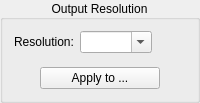
    <widget class="CollapsibleGroupBox" name="dpiPanel">
     <property name="toolTip">
      <string/>
     </property>
     <property name="styleSheet">
      <string notr="true"/>
     </property>
     <property name="title">
      <string>Output Resolution</string>
     </property>
     <property name="alignment">
      <set>Qt::AlignCenter</set>
     </property>
     <property name="flat">
      <bool>false</bool>
     </property>
     <layout class="QVBoxLayout" name="verticalLayout_2">
      <item>
       <layout class="QHBoxLayout" name="horizontalLayout_3">
<item>
<widget class="QLabel" name="dpiLabel">
<property name="buddy">
 <cstring>dpiSelector</cstring>
</property>
<property name="text">
<string>Resolution:</string>
</property>
</widget>
</item>
        <item>
         <widget class="QComboBox" name="dpiSelector">
          <property name="toolTip">
           <string>Resolution of the output files of this page, from 72 to 1200 DPI. Choose a value or type one in. With dewarping &quot;Auto&quot; or &quot;Trapezoid&quot;, a page whose curves were already found switches to &quot;Manual&quot;, so it keeps these curves.</string>
          </property>
          <property name="editable">
           <bool>true</bool>
          </property>
          <property name="insertPolicy">
           <enum>QComboBox::NoInsert</enum>
          </property>
         </widget>
        </item>
        <item>
         <spacer name="horizontalSpacer_6">
          <property name="orientation">
           <enum>Qt::Horizontal</enum>
          </property>
          <property name="sizeHint" stdset="0">
           <size>
            <width>1</width>
            <height>1</height>
           </size>
          </property>
         </spacer>
        </item>
       </layout>
      </item>
      <item>
       <layout class="QHBoxLayout" name="horizontalLayout_4">
        <property name="topMargin">
         <number>8</number>
        </property>
        <item>
         <spacer name="horizontalSpacer_7">
          <property name="orientation">
           <enum>Qt::Horizontal</enum>
          </property>
          <property name="sizeHint" stdset="0">
           <size>
            <width>1</width>
            <height>1</height>
           </size>
          </property>
         </spacer>
        </item>
        <item>
         <widget class="QPushButton" name="applyDpiButton">
          <property name="minimumSize">
           <size>
            <width>120</width>
            <height>0</height>
           </size>
          </property>
          <property name="toolTip">
           <string>Applies the output resolution of this page to other pages.</string>
          </property>
          <property name="text">
           <string>Apply to ...</string>
          </property>
         </widget>
        </item>
        <item>
         <spacer name="horizontalSpacer_8">
          <property name="orientation">
           <enum>Qt::Horizontal</enum>
          </property>
          <property name="sizeHint" stdset="0">
           <size>
            <width>1</width>
            <height>1</height>
           </size>
          </property>
         </spacer>
        </item>
       </layout>
      </item>
     </layout>
    </widget>
